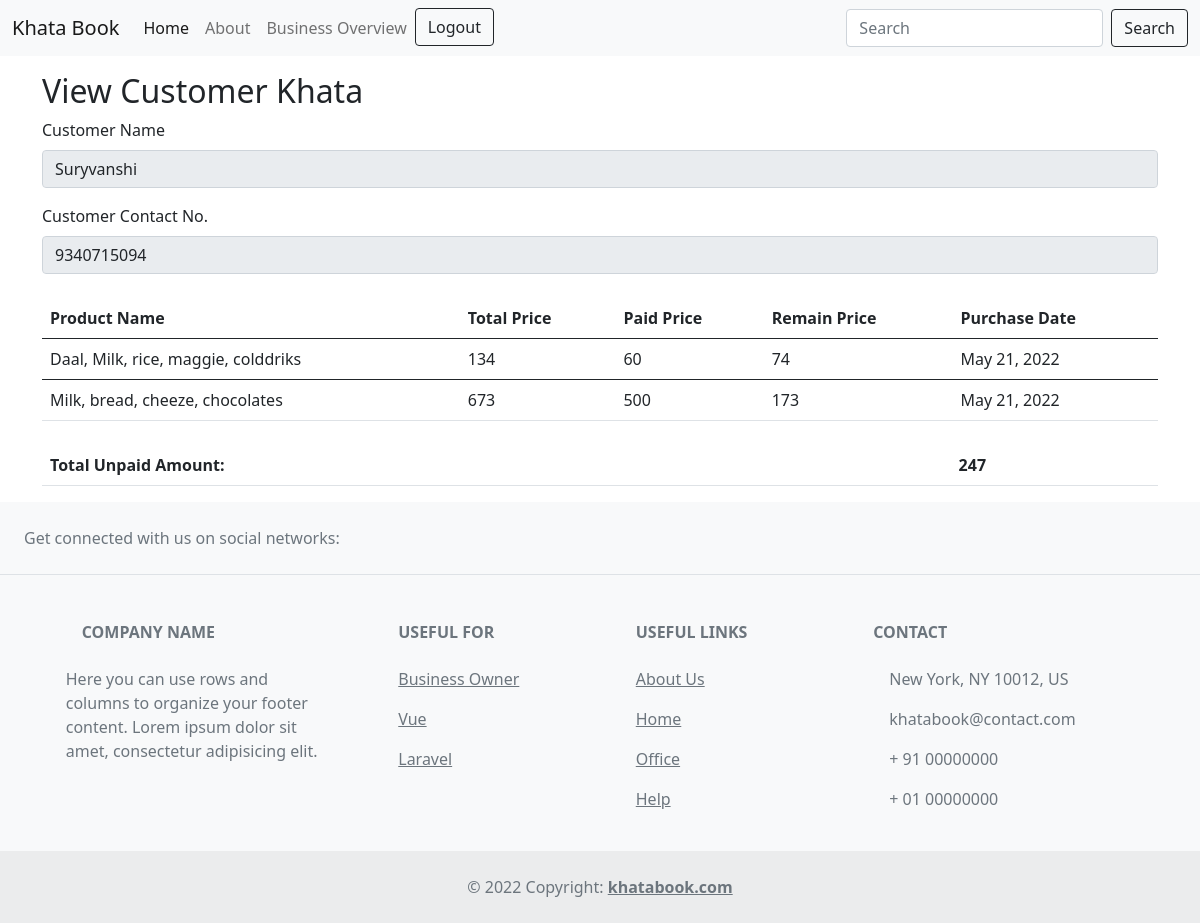
Page /view/2/ on the committed database.
### myapp/models.py (models this page shows, shortened)
class Todo(models.Model):
    title = models.CharField(max_length=20)
    desc = models.CharField(max_length=12)
    customer_of = models.ForeignKey(User,on_delete=models.CASCADE)
    date_created = models.DateField(auto_now_add=True)

class PurchaseDetails(models.Model):
    id = models.IntegerField(primary_key=True)
    product_name=models.CharField(max_length=100)
    total_price = models.IntegerField()
    paid_price = models.IntegerField()
    remain_price = models.IntegerField()
    customer_id = models.ForeignKey(Todo, on_delete=models.CASCADE)
    date_created = models.DateField(auto_now_add=True)

### myapp/views.py (the view)
# urls.py: path('view/<int:id>/', view, name='view'),
def view(request,id):
    todo = Todo.objects.get(id=id)
    product_list = PurchaseDetails.objects.filter(customer_id =id)
    sum =0
    for i in product_list:
        sum+=i.remain_price
    return render(request=request,template_name='myapp/view.html',
                    context={'product_list':product_list, 'todo':todo, 'sum':sum})

### templates/myapp/view.html (shortened to what this page needs)
{% extends 'myapp/base.html' %}
{% block body %}
  <div class="container my-3">
      <h2>View Customer Khata</h2>
      <form action="/" method="POST">
          <div class="mb-3">
            <label for="title" class="form-label">Customer Name</label>
            <texarea readonly type="text" class="form-control" value="{{todo.title}}" name="desc" id="desc">{{todo.title}}</texarea>
          </div>
          <div class="mb-3">
            <label for="desc" class="form-label">Customer Contact No.</label>
            <texarea readonly type="text" class="form-control" value="{{todo.desc}}" name="desc" id="desc">{{todo.desc}}</texarea>
          </div>
      </form>
  </div>
    <div class="container my-4">
      <table class="table">
        <tr>
          <th>Product Name</th>
          <th>Total Price</th>
          <th>Paid Price</th>
          <th>Remain Price</th>
          <th>Purchase Date</th>
        </tr>
        {%for product in product_list%}
        <tbody>
          <tr>
            <td>{{product.product_name}}</td>
            <td>{{product.total_price}}</td>
            <td>{{product.paid_price}}</td>
            <td>{{product.remain_price}}</td>
            <td>{{product.date_created}}</td>
          </tr>
        </tbody>
        {%endfor%}
      </table>
    </div>
      <div class="container my-2">
        <table class="table">
          <tr>
            <th>Total Unpaid Amount:</th>
            <th>{{sum}}</th>
          </tr>
        </table>
      </div>
{% endblock body %}

### rows in the picture
Todo: title "Suryvanshi", desc "9340715094"
PurchaseDetails: product_name "Daal, Milk, rice, maggie, colddriks", total_price "134", paid_price "60", remain_price "74", date_created "May 21, 2022"
PurchaseDetails: product_name "Milk, bread, cheeze, chocolates", total_price "673", paid_price "500", remain_price "173", date_created "May 21, 2022"

### other values in the picture
{{ sum }} "247"
